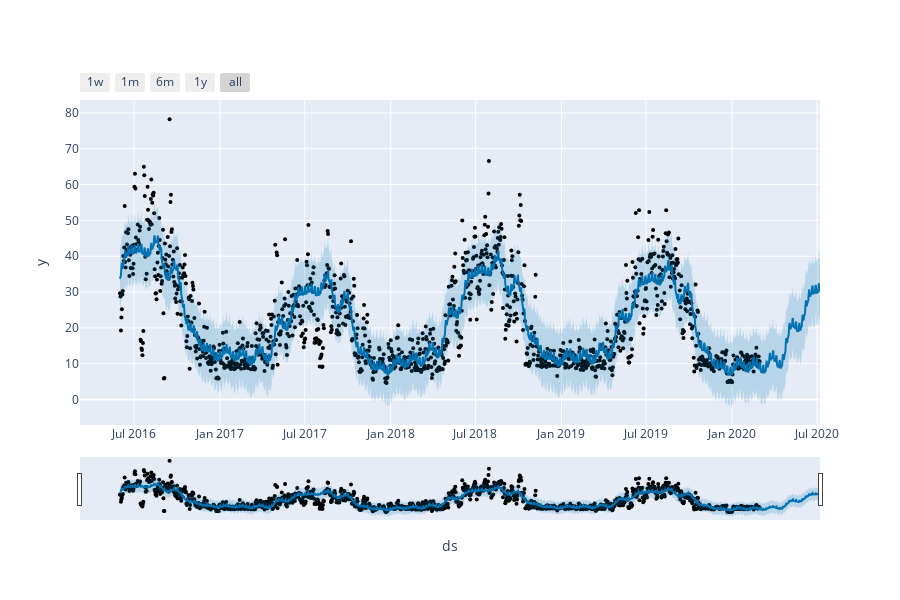
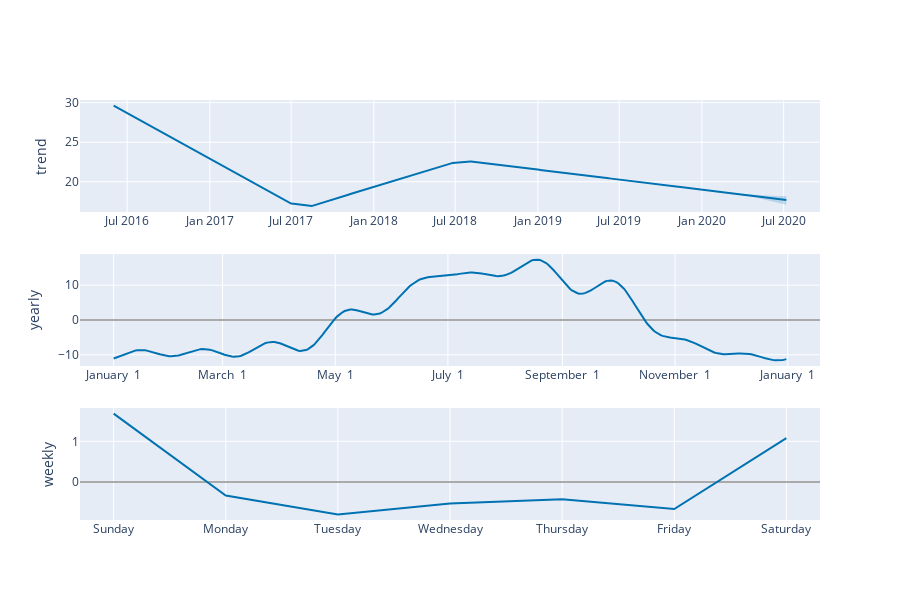
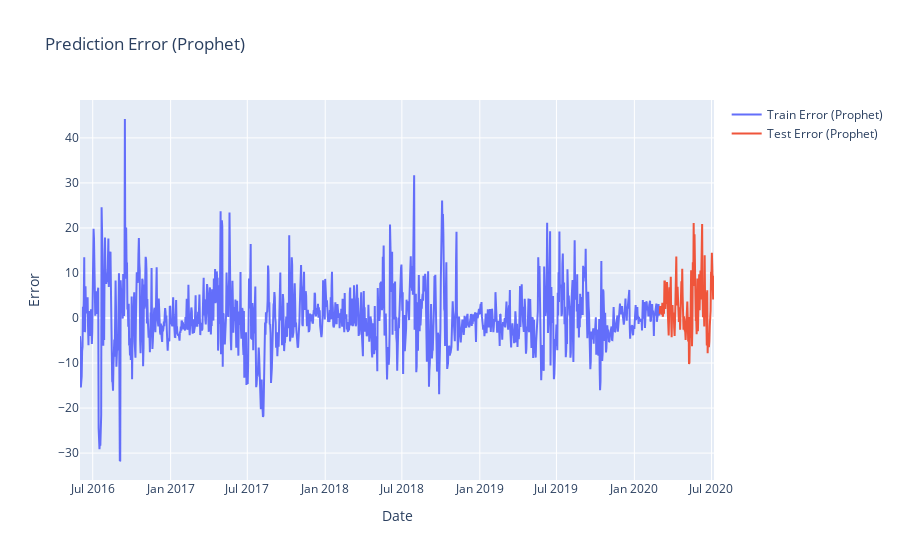

Notebook source saved alongside these figures, in order:
### Markdown cell above
**Respuesta:**

### Code cell
from prophet import Prophet
from prophet.plot import plot_plotly, plot_components_plotly

# Paso 1: Instalar y cargar Prophet

# Renombrar las columnas
train_data_prophet = train_data.rename(columns={'date': 'ds', 'Energy_kWh': 'y'})
test_data_prophet = test_data.rename(columns={'date': 'ds', 'Energy_kWh': 'y'})

# Paso 2: Crear y ajustar el modelo Prophet
model = Prophet()
model.fit(train_data_prophet)

# Preparar el dataset de predicciones
future = model.make_future_dataframe(periods=len(test_data_prophet))
forecast = model.predict(future)

# Paso 3: Graficar las predicciones y las componentes del modelo Prophet
fig1 = plot_plotly(model, forecast)
fig1.show()

fig2 = plot_components_plotly(model, forecast)
fig2.show()

# Paso 4: Calcular el MAE de la predicción en el conjunto de entrenamiento y de prueba
forecast_train = forecast[forecast['ds'].isin(train_data_prophet['ds'])]
forecast_test = forecast[forecast['ds'].isin(test_data_prophet['ds'])]

mae_train_prophet = mean_absolute_error(train_data_prophet['y'], forecast_train['yhat'])
mae_test_prophet = mean_absolute_error(test_data_prophet['y'], forecast_test['yhat'])

print(f'MAE Train (Prophet): {mae_train_prophet}')
print(f'MAE Test (Prophet): {mae_test_prophet}')

# Paso 5: Graficar el error
train_data_prophet['yhat'] = forecast_train['yhat'].values
test_data_prophet['yhat'] = forecast_test['yhat'].values

train_data_prophet['error'] = train_data_prophet['y'] - train_data_prophet['yhat']
test_data_prophet['error'] = test_data_prophet['y'] - test_data_prophet['yhat']

fig3 = go.Figure()
fig3.add_trace(go.Scatter(x=train_data_prophet['ds'], y=train_data_prophet['error'], mode='lines', name='Train Error (Prophet)'))
fig3.add_trace(go.Scatter(x=test_data_prophet['ds'], y=test_data_prophet['error'], mode='lines', name='Test Error (Prophet)'))
fig3.update_layout(title='Prediction Error (Prophet)', xaxis_title='Date', yaxis_title='Error')
fig3.show()

### Figure 1 — Plotly figure (JSON) as saved in the notebook; plotly's stock layout.template omitted (floating-point values rounded to 4 significant figures; data arrays with more than 128 entries replaced by an {"elided": "..."} marker saying what was removed)
{"data": [{"marker": {"color": "black", "size": 4}, "mode": "markers", "name": "Actual", "type": "scatter", "x": {"elided": "1369 str values"}, "y": {"elided": "1369 float values"}}, {"hoverinfo": "skip", "line": {"width": 0}, "mode": "lines", "type": "scatter", "x": {"elided": "1498 str values"}, "y": {"elided": "1498 float values"}}, {"fill": "tonexty", "fillcolor": "rgba(0, 114, 178, 0.2)", "line": {"color": "#0072B2", "width": 2}, "mode": "lines", "name": "Predicted", "type": "scatter", "x": {"elided": "1498 str values"}, "y": {"elided": "1498 float values"}}, {"fill": "tonexty", "fillcolor": "rgba(0, 114, 178, 0.2)", "hoverinfo": "skip", "line": {"width": 0}, "mode": "lines", "type": "scatter", "x": {"elided": "1498 str values"}, "y": {"elided": "1498 float values"}}], "layout": {"height": 600, "showlegend": false, "width": 900, "xaxis": {"rangeselector": {"buttons": [{"count": 7, "label": "1w", "step": "day", "stepmode": "backward"}, {"count": 1, "label": "1m", "step": "month", "stepmode": "backward"}, {"count": 6, "label": "6m", "step": "month", "stepmode": "backward"}, {"count": 1, "label": "1y", "step": "year", "stepmode": "backward"}, {"step": "all"}]}, "rangeslider": {"visible": true}, "title": {"text": "ds"}, "type": "date"}, "yaxis": {"title": {"text": "y"}}}}

### Figure 2 — Plotly figure (JSON) as saved in the notebook; plotly's stock layout.template omitted (floating-point values rounded to 4 significant figures; data arrays with more than 128 entries replaced by an {"elided": "..."} marker saying what was removed)
{"data": [{"line": {"color": "#0072B2", "width": 2}, "mode": "lines", "name": "trend", "type": "scatter", "x": {"elided": "1498 str values"}, "xaxis": "x", "y": {"elided": "1498 float values"}, "yaxis": "y"}, {"line": {"color": "rgba(0, 114, 178, 0.2)", "width": 0}, "mode": "lines", "name": "trend_upper", "type": "scatter", "x": {"elided": "1498 str values"}, "xaxis": "x", "y": {"elided": "1498 float values"}, "yaxis": "y"}, {"fill": "tonexty", "fillcolor": "rgba(0, 114, 178, 0.2)", "line": {"color": "rgba(0, 114, 178, 0.2)", "width": 0}, "mode": "lines", "name": "trend_lower", "type": "scatter", "x": {"elided": "1498 str values"}, "xaxis": "x", "y": {"elided": "1498 float values"}, "yaxis": "y"}, {"line": {"color": "#0072B2", "width": 2}, "mode": "lines", "name": "yearly", "type": "scatter", "x": {"elided": "365 str values"}, "xaxis": "x2", "y": {"elided": "365 float values"}, "yaxis": "y2"}, {"line": {"color": "#0072B2", "width": 2}, "mode": "lines", "name": "weekly", "type": "scatter", "x": ["2017-01-01T00:00:00", "2017-01-02T00:00:00", "2017-01-03T00:00:00", "2017-01-04T00:00:00", "2017-01-05T00:00:00", "2017-01-06T00:00:00", "2017-01-07T00:00:00"], "xaxis": "x3", "y": [1.682, -0.3357, -0.8, -0.5304, -0.4259, -0.6669, 1.077], "yaxis": "y3"}], "layout": {"height": 600, "showlegend": false, "width": 900, "xaxis": {"anchor": "y", "domain": [0, 1], "range": ["2016-03-18T03:36:00", "2020-09-19T20:24:00"], "type": "date"}, "xaxis2": {"anchor": "y2", "domain": [0, 1], "range": ["2016-12-13T18:54:02.958904", "2018-01-18T11:04:57.863013"], "tickformat": "%B %e", "type": "date"}, "xaxis3": {"anchor": "y3", "domain": [0, 1], "range": ["2016-12-31T16:48:00", "2017-01-07T07:12:00"], "tickformat": "%A", "type": "date"}, "yaxis": {"anchor": "x", "domain": [0.7333, 1], "rangemode": "normal", "title": {"text": "trend"}, "zerolinecolor": "#AAA"}, "yaxis2": {"anchor": "x2", "domain": [0.3667, 0.6333], "title": {"text": "yearly"}, "zerolinecolor": "#AAA"}, "yaxis3": {"anchor": "x3", "domain": [0, 0.2667], "title": {"text": "weekly"}, "zerolinecolor": "#AAA"}}}

### Figure 3 — Plotly figure (JSON) as saved in the notebook; plotly's stock layout.template omitted (floating-point values rounded to 4 significant figures; data arrays with more than 128 entries replaced by an {"elided": "..."} marker saying what was removed)
{"data": [{"mode": "lines", "name": "Train Error (Prophet)", "type": "scatter", "x": {"elided": "1369 str values"}, "y": {"elided": "1369 float values"}}, {"mode": "lines", "name": "Test Error (Prophet)", "type": "scatter", "x": {"elided": "129 str values"}, "y": {"elided": "129 float values"}}], "layout": {"title": {"text": "Prediction Error (Prophet)"}, "xaxis": {"title": {"text": "Date"}}, "yaxis": {"title": {"text": "Error"}}}}
